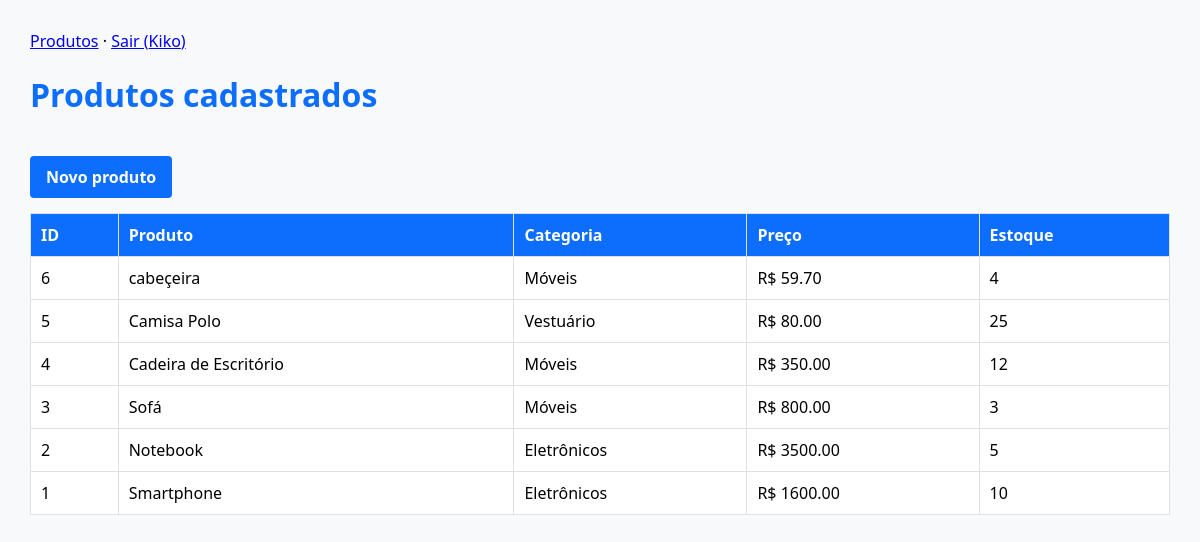
Page /produtos (signed in) on the committed database.
### tables this page shows
CREATE TABLE Produto (
    id_produto INTEGER PRIMARY KEY AUTOINCREMENT,
    nome TEXT NOT NULL,
    preco REAL NOT NULL CHECK(preco >= 0.0),
    estoque INTEGER NOT NULL CHECK(estoque >= 0),
    id_categoria INTEGER,
    FOREIGN KEY (id_categoria) REFERENCES Categoria(id_categoria)
);

CREATE TABLE Categoria (
    id_categoria INTEGER PRIMARY KEY AUTOINCREMENT,
    nome_categoria TEXT NOT NULL
);

### app.py (the view)
    @app.get("/produtos")
    @login_required
    def listar():
        aviso = AVISOS.get(request.args.get("ok", ""), "")
        return render_template("produtos.html", produtos=dados.listar_produtos(banco()), aviso=aviso)

### app.py (called while the page is built)
def login_required(view):
    @functools.wraps(view)
    def wrapper(*args, **kwargs):
        if not session.get("usuario"):
            return redirect(url_for("exibir_login", erro="restrito"))
        return view(*args, **kwargs)
    return wrapper

### dados.py (called while the page is built)
def abrir_conexao(caminho) -> sqlite3.Connection:
    caminho = Path(caminho)
    if not caminho.exists():
        raise FileNotFoundError(f"Banco de dados não encontrado: {caminho}")
    conn = sqlite3.connect(caminho)
    conn.execute("PRAGMA foreign_keys = ON;")
    conn.row_factory = sqlite3.Row
    return conn

def listar_produtos(caminho) -> list[dict]:
    with closing(abrir_conexao(caminho)) as conn:
        return [
            dict(linha)
            for linha in conn.execute("""
                SELECT p.id_produto, p.nome, p.preco, p.estoque, c.nome_categoria
                FROM Produto p
                LEFT JOIN Categoria c ON p.id_categoria = c.id_categoria
                ORDER BY p.id_produto DESC;
            """)
        ]

### templates/produtos.html (shortened to what this page needs)
{% extends "base.html" %}
{% block conteudo %}
<h1>Produtos cadastrados</h1>
<a class="botao" href="{{ url_for('exibir_formulario') }}">Novo produto</a>
<table>
  <tr>
    <th>ID</th><th>Produto</th><th>Categoria</th><th>Preço</th><th>Estoque</th>
  </tr>
  {% for p in produtos %}
  <tr>
    <td>{{ p['id_produto'] }}</td>
    <td>{{ p['nome'] }}</td>
    <td>{{ p['nome_categoria'] }}</td>
    <td>R$ {{ "%.2f"|format(p['preco']) }}</td>
    <td>{{ p['estoque'] }}</td>
  </tr>
  {% endfor %}
</table>
{% endblock %}

### templates/base.html (shortened to what this page needs)
<!DOCTYPE html>
<html lang="pt-br">
<head>
  <link rel="stylesheet" href="{{ url_for('static', filename='estilo.css') }}">
</head>
<body>
  {% if session.get('usuario') %}
  <nav>
    <a href="{{ url_for('listar') }}">Produtos</a> ·
    <a href="{{ url_for('logout') }}">Sair ({{ session['usuario'] }})</a>
  </nav>
  {% endif %}
  {% block conteudo %}{% endblock %}
</body>
</html>

### static/estilo.css (style rules this page uses)
body { font-family: "Segoe UI", Arial, sans-serif; margin: 30px; background: #f8f9fa; }
h1 { color: #0d6efd; }
nav { margin-bottom: 20px; }
input[type="submit"], .botao { background: #0d6efd; color: white; border: none; font-weight: bold; cursor: pointer; border-radius: 4px; padding: 10px 16px; text-decoration: none; display: inline-block; width: auto; margin-top: 18px; }
table { width: 100%; border-collapse: collapse; background: white; margin-top: 15px; }
th, td { border: 1px solid #dee2e6; padding: 10px; text-align: left; }
th { background: #0d6efd; color: white; }

### rows in the picture
Produto: id_produto "6", nome "cabeçeira", nome_categoria "Móveis", preco "59.70", estoque "4"
Produto: id_produto "5", nome "Camisa Polo", nome_categoria "Vestuário", preco "80.00", estoque "25"
Produto: id_produto "4", nome "Cadeira de Escritório", nome_categoria "Móveis", preco "350.00", estoque "12"
Produto: id_produto "3", nome "Sofá", nome_categoria "Móveis", preco "800.00", estoque "3"
Produto: id_produto "2", nome "Notebook", nome_categoria "Eletrônicos", preco "3500.00", estoque "5"
Produto: id_produto "1", nome "Smartphone", nome_categoria "Eletrônicos", preco "1600.00", estoque "10"

### other values in the picture
{{ session['usuario'] }} "Kiko"
